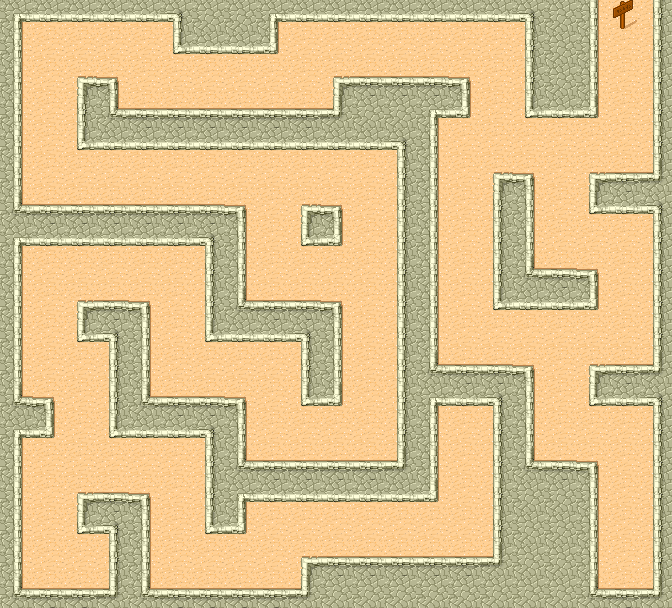

A level layout from a 2D game, rendered from its tile map. Below: a short description, then the map file with tile-grid data replaced by summaries:
An orthogonal 21x19 tile map with 32x32 px tiles, 1 tile layer (Слой тайлов 1).

<map version="1.5" tiledversion="1.7.2" orientation="orthogonal" renderorder="right-down" width="21" height="19" tilewidth="32" tileheight="32" infinite="0" nextlayerid="2" nextobjectid="1">
 <tileset firstgid="1" source="tmw_desert_spacing.tsx" />
 <layer id="1" name="Слой тайлов 1" width="21" height="19">
  <data>[399 cells, 399 non-empty, 15 distinct tile ids]</data>
 </layer>
</map>
